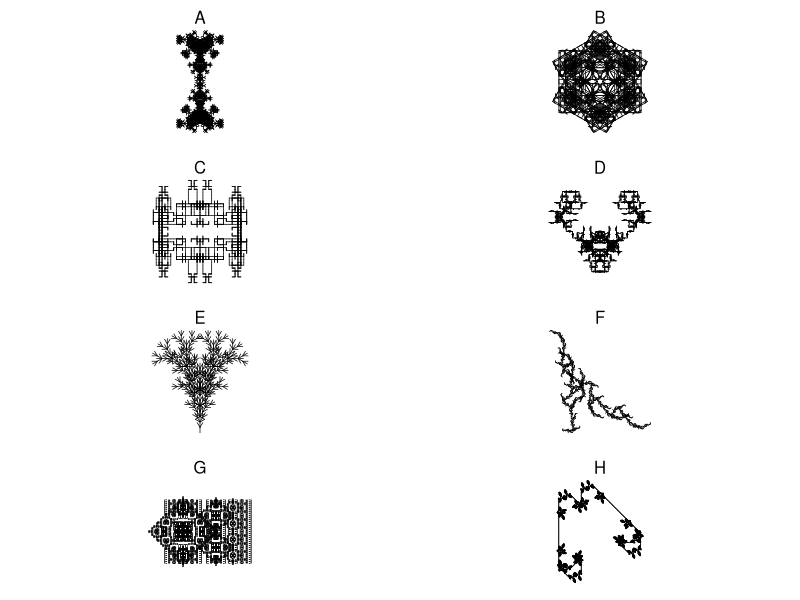

Here is the R script that generated this plot:
## ---- chunk 1
g1 = list("A",
          list("A"="B-A-B",
               "B"="A+B+A"),
          6,
          60)
g2 = list("A",
          list("A"="A[+A][-A]B",
               "B"="[--B][++B]A"),
          5,
          30)
g3 = list("A",
          list("A"="-B+B+B+B+B+B",
               "B"="B[--CCA][-CCA]B",
               "C"="CC"),
          5,
          60)
g4 = list("A",
          list("A"="[----AAB][--AAB][++AAB]AAB",
               "B"="[-C][+C][--C][++C][---C][+++C]",
               "C"="CAB"),
          3,
          45)

g5 = list("A",
          list("A"="[-AAB][--AAB][+AAB][++AAB]AAB",
               "B"="[-C][+C][--C][++C]CA",
               "C"="CC"),
          3,
          72)

g6 = list("A",
          list("A"="-B+B+B+B+B+B",
               "B"="BB[-CCA]",
               "C"="CC"),
          5,
          60)

g7 = list("A",
          list("A"="B+B+B+B+B",
               "B"="[-CCA]BB",
               "C"="CC"),
          5,
          72)

g8 = list("A++++A",
          list("A"="+A-B-B[B]",
               "B"="-B+A+A[A]"),
          5,
          45)

g9 = list("A++A",
          list("A"="AB[-A][+A]",
               "B"="A"),
          6,
          90)

g10 = list("A+++A+++A+++A",
          list("A"="B--B",
               "B"="AA+++AA"),
          7,
          30)

g11 = list("A",
           list("A"="AB",
                "B"="A[++C][--C]",
                "C"="C[+C][-C]A"),
           7,
           45)

g12 = list("A",
           list("A"="X[-A][+A]AA",
                "X"="XX"),
           5,
           60)

g13 = list("A",
           list("A"="X[-A][+A]A",
                "X"="XX"),
           6,
           60)

g14 = list("A++++++.A",
           list("A"="B+B+B+B+B+B+B",
                "B"="B[-CCA][+CCA]",
                "C"="CC"),
           5,
           30)

g15 = list("A",
           list("A"="ABA",
                "B"="[-BAB][+BAB]"),
           6,
           90)

g16 = list("AA",
           list("A"="ABA",
                "B"="C[-BAB][+BAB]",
                "C"="CC"),
           5,
           90)

g17 = list("AA",
           list("A"="B-AA-B",
                "B"="A+B+A"),
                6,
                45)

g18 = list("AA",
           list("A"="B-AA-B",
                "B"="AB+B+A"),
                5,
                90)

g19 = list("AA",
           list("A"="B-AA-B",
                "B"="AB+B+AB"),
                5,
                90)

g20 = list("A++A++A++A",
           list("A"="B-CAC-B",
                "B"="AB-BA",
                "C"="CC"),
                5,
                135)

g21 = list("A+++A",
           list("A"="BC",
                "B"="B[+C][-C]",
                "C"="CAD",
                "D"="DD[+D+D][-D-D]"),
                5,
                60)

g22 = list("A",
           list("A"="B-ABA-B",
                "B"="A+B+A"),
           6,
           72)

g23 = list("A",
           list("A"="B-ABA-B",
                "B"="A+B+A"),
           6,
           90)

g24 = list("A",
           list("A"="B-ABA-B",
                "B"="A+B+A"),
           6,
           120)

g25 = list("A",
           list("A"="B-ABA-B",
                "B"="A+B+A"),
           6,
           108)

g26 = list("A",
           list("A"="B-ABA-B",
                "B"="A+B+A"),
           4,
           135)

g27 = list("A++A++A++A",
           list("A"="B-ABA-B",
                "B"="A+BB+A"),
           4,
           135)

g28 = list("A",
           list("A"="A[+A][-A]B",
                "B"="A[--B][++B]B"),
           6,
           108)

g29 = list("A",
           list("A"="A[+A][-A]A[+B][-B]",
                "B"="A[--B][++B]B"),
           5,
           60)

g30 = list("A",
           list("A"="A[+A][-A]A[+B][-B]",
                "B"="A[--B][++B]B"),
           5,
           20)

g31 = list("A",
           list("A"="A[+A][-A]A[+B][-B]",
                "B"="A[----B][++++B]B"),
           5,
           45)

g32 = list("A",
           list("A"="A[++A][--A]A[+B][-B]",
                "B"="A[----B][++++B]B"),
           5,
           45)

g33 = list("A",
           list("A"="B++B++B++B++B",
                "B"="B[-CCC-CC-CCA][----CC-CCB]B",
                "C"="CC"),
           5,
           36)

g34 = list("A",
           list("A"="B++A++A++B",
                "B"="AB[A-CC-CC-CCA]BA",
                "C"="CC"),
           5,
           90)

g35 = list("A++++XA",
           list("A"="AA[-B][+B]B",
                "B"="[---ABC][+++ABC]",
                "C"="A[-CB][+CB]",
                "X"="XX"),
           5,
           45)

g36 = list("A+++XA",
           list("A"="AA[-B][+B]B",
                "B"="[--ABC][++ABC]",
                "C"="A[-CB][+CB]",
                "X"="XX"),
           5,
           60)

g37 = list("[A]+[A]+[A]+[A]+[A]+[A]",
           list("A"="AA[-B][+B]B",
                "B"="[-ABC][+ABC]",
                "C"="A[-CB][+CB]"),
           4,
           60)

g38 = list("[A]+[A]+[A]+[A]+[A]",
           list("A"="AA[-B][+B]B",
                "B"="[-ABC][+ABC]",
                "C"="A[-CB][+CB]"),
           4,
           72)

g39 = list("[A]+[A]+[A]+[A]",
           list("A"="AA[-B][+B]B",
                "B"="[-ABC][+ABC]",
                "C"="A[-CB][+CB]"),
           4,
           90)

g40 = list("[A]+[A]+[A]",
           list("A"="AA[-B][+B]B",
                "B"="[-ABC][+ABC]",
                "C"="A[-CB][+CB]"),
           4,
           120)

g41 = list("A",
           list("A"="C[+CA][CCCA][-CA]",
                "C"="CC"),
           6,
           45)

g42 = list("A",
           list("A"="C[+CA][CCCCB][-CA]",
                "B"="[++A][--A]",
                "C"="CC"),
           6,
           45)

g43 = list("[A]--[A]--[A]--[A]",
           list("A"="C[+CB][CCA][-CB]",
                "B"="CCC[+++A][---A]",
                "C"="CA"),
           4,
           45)

g44 = list("A",
           list("A"="A[-DB][+DB]C",
                "B"="DC[++DA][--DA]B",
                "C"="[+++D][---D]A",
                "D"="DD"),
           6,
           40)

g45 = list("[A]+++[A]+++[A]",
           list("A"="A[---XB][-XB][+XB][+++XB]",
                "B"="XB[++XA][--XA]XA",
                "X"="XX"),
           4,
           40)

g46 = list("[A]+++[A]+++[A]",
           list("A"="A[---XB][-XB][+XB][+++XB]",
                "B"="XB[++XA][--XA]A",
                "X"="XX"),
           4,
           40)

g47 = list("A",
           list("A"="[---B][-B][+B][+++B]",
                "B"="BD[++DA][--DA]B",
                "D"="DD"),
           5,
           45)

g48 = list("A------A",
           list("A"="[---B][-B][+B][+++B]",
                "B"="BD[++DA][--DA]B",
                "D"="DD"),
           5,
           30)

g49 = list("A+A++++++A+A",
           list("A"="[---B][-B][+B][+++B]",
                "B"="BD[++DA][--DA]B",
                "D"="DD"),
           4,
           30)

g50 = list("A--A--A",
           list("A"="A[-A]A"),
           6,
           60)

g51 = list("B---A",
           list("A"="A[-AB]A",
                "B"="B[+BA]B"),
           5,
           60)

g52 = list("[A][B]",
           list("A"="[-XBA]A",
                "B"="[+XAB]B",
                "X"="XX"),
           6,
           30)

g53 = list("[A][B]",
           list("A"="C[-A-B]A",
                "B"="C[+B+A]B",
                "C"="CC"),
           5,
           30)

g54 = list("[+A][-B]",
           list("A"="[-CA-CB]A",
                "B"="[+CB+CA]B",
                "C"="CC"),
           7,
           30)

g55 = list("[+A][-B]",
           list("A"="[-CA-CB]A",
                "B"="[+CB+CA]B",
                "C"="CC"),
           6,
           90)

g56 = list("[+A][-B]",
           list("A"="[-CA-CB]A",
                "B"="[+CB+CA]B",
                "C"="CC"),
           6,
           120)

g57 = list("[+A][-B]",
           list("A"="[-CA-CB]A",
                "B"="[+CB+CA]B",
                "C"="CC"),
           6,
           150)

g58 = list("[+A][-B]",
           list("A"="[-CA-CB]CA",
                "B"="[+CB+CA]CB",
                "C"="CC"),
           6,
           150)

g59 = list("A",
           list("A"="XXX-B+BB+BB+BB+B",
                "X"="XX",
                "B"="B[-XXA]B"),
           4,
           90)

g60 = list("A",
           list("A"="XX[BBB+BB+B]A",
                "X"="XX",
                "B"="B[-XA][+XA]B"),
           4,
           30)

g61 = list("A",
           list("A"="XX[B+BB+BB+BB+B]",
                "X"="XX",
                "B"="BA"),
           6,
           90)

g62 = list("A",
           list("A"="XXX[B+BB+BB+B]",
                "X"="XX",
                "B"="BA"),
           6,
           120)

g63 = list("A",
           list("A"="X[-B+BB+BB+BB+BB+BB+B]",
                "X"="XX",
                "B"="X[+A-AA-AA-AA-AA-AA-A]"),
           3,
           10)

g64 = list("A",
           list("A"="B[-A][+A]",
                "B"="[DA][--DA][++DA]",
                "D"="DD"),
           7,
           60)

g65 = list("X",
           list("F"="FF",
                "X"="F[+XXF+F][-XXF-F]FXX"),
           4,
           30)

g66 = list("X",
           list("F"="FF",
                "X"="FF[+XFF+XF][-XFF-XF]FXX"),
           4,
           30)

g67 = list("X",
           list("F"="FF",
                "X"="FF[+XFFX+XF][-XFFX-XF]FXXFX"),
           3,
           30)

g68 = list("A",
           list("A"="AA[-B][+B]B",
                "B"="B[-ABC][+ABC]",
                "C"="C[-CBA][+CBA]"),
           4,
           60)

g69 = list("A",
           list("A"="A[-BC][+BC]BC",
                "B"="BB[-ABC][+ABC]",
                "C"="CCC[-CBA][+CBA]"),
           4,
           60)

g70 = list("GA",
           list("A"="[---BC][+++BC]",
                "B"="F[--AC][++AC]",
                "C"="FF[-BA][+BA]",
                "F"="FF",
                "G"="F"),
           5,
           15)

g71 = list("GA",
           list("A"="[---BC][+++BC]",
                "B"="[--AC][++AC]",
                "C"="FF[-BA][+BA]",
                "F"="FF",
                "G"="F"),
           5,
           15)

g72 = list("[A]------------[A]",
           list("A"="[---BC][+++BC]",
                "B"="[--AC][++AC]",
                "C"="F[-BA][+BA]",
                "F"="FF"),
           5,
           15)

g73 = list("C",
           list("A"="F[---BC][+++BC]",
                "B"="F[-CA][+CA]",
                "C"="[-AB][+AB]",
                "F"="FF"),
           6,
           15)

g74 = list("A",
           list("A"="ADB",
                "B"="[-CA][+CA]",
                "C"="[+C[-A][+A]][-C[-A][+A]]",
                "D"="E",
                "E"="AA"),
           7,
           30)

g75 = list("ABA",
           list("A"="+B--A--B+",
                "B"="-A+BCB+A-",
                "C"="CC"),
           7,
           45)

g76 = list("AAAAA",
           list("A"="B--A--B",
                "B"="A+BCB+A",
                "C"="CC"),
           5,
           72)

g77 = list("ABA",
           list("A"="A+AA+B+AA+A",
                "B"="B-B-A-B-B"),
           4,
           22)

g78 = list("A+A+A+A",
           list("A"="C[++CB][--CB]",
                "B"="C-BAB+C",
                "C"="CAB"),
           6,
           90)

g79 = list("AAAAA",
           list("A"="A+B+A",
                "B"="CC-[+CA][-CA]-B",
                "C"="CC"),
           6,
           108)

g80 = list("AA",
           list("A"="A++B-C-B++A",
                "B"="B--A+C+A--B",
                "C"="CC"),
           6,
           45)

g81 = list("AAAA",
           list("A"="A++B-C-B++A",
                "B"="B--A+C+A--B",
                "C"="CCC"),
           5,
           45)

g82 = list("-A++A",
           list("A"="A++B-C-B++A",
                "B"="B--A+C+A--B",
                "C"="CCC"),
           5,
           45)

g83 = list("-A",
           list("A"="A++B-C-B++A",
                "B"="B--A+C+A--B",
                "C"="CCC"),
           5,
           45)


g84 = list("AAA",
           list("A"="A++B-C-B++A",
                "B"="B--A+C+A--B",
                "C"="CC"),
           6,
           60)

g85 = list("A",
           list("A"="+B-AA-B+",
                "B"="-A+BB+A-"),
           3,
           108)

g86 = list("A",
           list("A"="+B-ACA-ACA-B+",
                "B"="-A+BCB+BCB+A-",
                "C"="CCC"),
           5,
           135)

g87 = list("A",
           list("A"="+BAA-ABA-AAB+",
                "B"="-A+B[-C]B+A-",
                "C"="CCCC[A][+A][-A][--A]"),
           4,
           90)

g88 = list("A",
           list("A"="+B-AA-AA-B+",
                "B"="-A+BB+BB+A-"),
           5,
           30)

g89 = list("A",
           list("A"="+B-ACA-ACA-B+",
                "B"="-A+BCB+BCB+A-",
                "C"="CCC"),
           5,
           60)

g90 = list("A",
           list("A"="+B-ACA-ACA-B+",
                "B"="-A+BCB+BCB+A-",
                "C"="CCC"),
           5,
           108)

g91 = list("-A",
           list("A"="+B-AA-B+",
                "B"="-A+BB+A-"),
           5,
           90)

g92 = list("A",
           list("A"="+B-AAA-B+",
                "B"="-A+BBB+A-"),
           5,
           120)

g93 = list("AA",
           list("A"="+B-AAA-B+",
                "B"="-A+BBB+A-"),
           5,
           108)

g94 = list("AA",
           list("A"="+B-ABA-B+",
                "B"="-A+BAB+A-"),
           5,
           108)

g95 = list("A",
           list("A"="+BB-ABA-BB+",
                "B"="-AA+BAB+AA-"),
           5,
           90)

g96 = list("A",
           list("A"="+BA-ABA-AB+",
                "B"="-AB+BAB+BA-"),
           5,
           90)

g97 = list("A",
           list("A"="+BA-A--B--A-AB+",
                "B"="-AB+B++A++B+BA-"),
           5,
           60)

g98 = list("A",
           list("A"="+BA-A--A--A-AB+",
                "B"="-AB+B++B++B+BA-"),
           5,
           120)

g99 = list("A",
           list("A"="+BA-B--A--B-AB+",
                "B"="-AB+A++B++A+BA-"),
           5,
           72)

g99 = list("A",
           list("A"="+AA-B--A--B-AA+",
                "B"="-BB+A++B++A+BB-"),
           5,
           120)

g100= list("A",
           list("A"="+BA--AA--AB+",
                "B"="-AB++BB++BA-"),
           5,
           30)

g101= list("A",
           list("A"="+++BA----ABA----AB+++",
                "B"="---AB++++BAB++++BA---"),
           5,
           45)

g102= list("A",
           list("A"="+++BA----ABA----AB+++",
                "B"="---AB++++BAB++++BA---"),
           4,
           50)

g103= list("A",
           list("A"="+++BA----ABA----AB+++",
                "B"="---AB++++BAB++++BA---"),
           5,
           50)

g104= list("A",
           list("A"="CAA[--CAB][++CAB]",
                "B"="C[-CC-CA][+CC+CA]",
                "C"="CC"),
           5,
           100)

g105= list("A",
           list("A"="CAA[--CAB][++CAB]",
                "B"="C[-CC-CA][+CC+CA]",
                "C"="CC"),
           5,
           90)

g106= list("A",
           list("A"="+BA+A-ABA-A+AB+",
                "B"="+BA-B--B-AB+"),
           4,
           90)

g107 = list("-A",
           list("A"="+BA+A-ABA-A+AB+",
                "B"="+BBA-B--B-ABB+"),
           4,
           90)

g108 = list("A",
           list("A"="+BA+A-ABA-A+AB+",
                "B"="+BBA-B--B-ABB+"),
           3,
           45)

g109 = list("A",
           list("A"="+BA+A-ABA-A+AB+",
                "B"="+BBA-B--B-ABB+"),
           4,
           69)

g110 = list("BB",
           list("A"="+BA+A-ABA-A+AB+",
                "B"="+BBA-B--B-ABB+"),
           4,
           69)

g111= list("BB",
           list("A"="+BA+A-ABBA-A+AB+",
                "B"="+BBA-B--B-ABB+"),
           4,
           45)

g112 = list("BABA",
           list("A"="+BA+A-ABBA-A+AB+",
                "B"="+BBA-B--B-ABB+"),
           3,
           45)

g113 = list("AAAA",
           list("A"="+BA+A-ABCBA-A+AB+",
                "B"="+BBA-B-CCCC-B-ABB+",
                "C"="CCCCC"),
           3,
           45)

g114 = list("A",
           list("A"="+BA+ABCBA+AB+",
                "B"="-C+++BACAB+++C-",
                "C"="CC"),
           5,
           108)

g115= list("A",
           list("A"="+BA+ACCA+AB+",
                "B"="-C+++BACCAB+++C-",
                "C"="CC"),
           5,
           90)

g116= list("A",
           list("A"="+BAA-A-CC-A-AAB+",
                "B"="-C+++BAACAAB+++C-",
                "C"="CC"),
           4,
           10)

g117= list("AAAAAA",
           list("A"="+BACA-A-CC-A-ACAB+",
                "B"="-AC+++BAACCCAAB+++CA-",
                "C"="CC"),
           3,
           150)

g118= list("A--A",
           list("A"="+B-CAC-B+",
                "B"="-A+B+A-",
                "C"="CC"),
           6,
           90)

g119= list("A++A",
           list("A"="+B-CAC-B+",
                "B"="-A+BB+A-",
                "C"="CC"),
           6,
           90)

g120= list("A++A++A++A",
           list("A"="+B-CAC-B+",
                "B"="-A++BB++A-",
                "C"="CC"),
           6,
           45)

g121= list("A-A-A-A-A-A-A-A",
           list("A"="+B-CAC-B+",
                "B"="-A++BB++A-",
                "C"="CC"),
           6,
           45)           

g122= list("A-A-A-A",
           list("A"="+B-A-B+",
                "B"="-A++B+C+B++A-",
                "C"="CC"),
           6,
           90)

g123= list("A+A+A+A",
           list("A"="+B-ABCBA-B+",
                "B"="-A++B+B++A-",
                "C"="CC"),
           5,
           90)

g124= list("A",
           list("A"="+B-ACA-B+",
                "B"="-A++CB+BC++A-",
                "C"="CC"),
           6,
           90)

g125= list("A",
           list("A"="+BX-AA-XB+",
                "B"="-AX+B+XA-",
                "X"="XX"),
           7,
           90)

g126= list("A",
           list("A"="+BX-AA-XB+",
                "B"="-AXB+B+BXA-",
                "X"="XX"),
           6,
           90)

g127= list("B",
           list("A"="+B-AXA-B+",
                "B"="-BA+BAB+AB-",
                "X"="XX"),
           5,
           135)

g128= list("AA",
           list("A"="+B-A+X+A-B+",
                "B"="-BA+BAXAB+AB-",
                "X"="XX"),
           4,
           90)

g129= list("A-A-A",
           list("A"="+B-A+X+A-B+",
                "B"="-BA+BAXAB+AB-",
                "X"="XX"),
           4,
           120)

g130= list("A++++A",
           list("A"="[+BCC][-BCC]",
                "B"="B[-CA][+CA]",
                "C"="CCA"),
           5,
           45)

g131= list("A++++A++++A",
           list("A"="[+BCC][-BCC]",
                "B"="B[-CA][+CA]",
                "C"="CCA"),
           5,
           30)

g132= list("A+A+A",
           list("A"="[+BCC][-BCC]",
                "B"="B[-CA][+CA]",
                "C"="CCA"),
           5,
           72)

g133= list("B",
            list("A"="[+DBC][-DBC][+++DBC]",
                 "B"="[-BA][+BA]",
                 "C"="AB",
                 "D"="XX",
                 "X"="XX"),
            6,
            120)

g134= list("B",
            list("A"="[++XXBC][--XXBC][++++XXBC]",
                 "B"="[-BA][+BA]",
                 "C"="AB",
                 "X"="XX"),
            6,
            45)

g135= list("A++++++A",
            list("A"="+B-AXBXA-B+",
                 "B"="-A+BXAXB+A-",
                 "X"="XX"),
            5,
            150)

g136= list("A++++A",
            list("A"="+B-AXBBXA-B+",
                 "B"="-A+BXAXB+A-",
                 "X"="XX"),
            5,
            135)

g137= list("A++++A",
            list("A"="+B-AXBBXA-B+",
                 "B"="-A+BXAAXB+A-",
                 "X"="XX"),
            3,
            135)

g138= list("AAAA",
            list("A"="+B-AXBACABXA-B+",
                 "B"="-A+BXA+C+AXB+A-",
                 "C"="C+C",
                 "X"="XXX"),
            4,
            90)

g139= list("A+A+A+A",
            list("A"="+B-AXBACABXA-B+",
                 "B"="-A+BXA+C+AXB+A-",
                 "C"="CC",
                 "X"="XXX"),
            4,
            90)

g140= list("A+A+A+A+A+A",
            list("A"="+B-AXB---ACA---BXA-B+",
                 "B"="-A++BXA+C+AXB++A-",
                 "C"="C+C",
                 "X"="XXX"),
            3,
            60)

g141= list("A++A",
            list("A"="+BA-ACA-BA+",
                 "B"="-AB+CBABC+BA-",
                 "C"="CCC"),
            4,
            90)

g142= list("A+A+A+A",
            list("A"="+BA-ACA-BA+",
                 "B"="-AB+CBAAABC+BA-",
                 "C"="CCCC"),
            4,
            90)

g143= list("A",
            list("A"="+BA-ACA-AB+",
                 "B"="-AB+BCB+BA-",
                 "C"="CCC"),
            5,
            90)

g144= list("AA",
           list("A"="+B-AXB---ACA---BXA-B+",
                "B"="-A++BXA+C+AXB++A-",
                "C"="C+C",
                "X"="XXX"),
           3,
           60)

g145= list("AAAAAA",
           list("A"="+B-AXB---ACA---BXA-B+",
                "B"="-A++BXA+++C+++AXB++A-",
                "C"="CC+CC",
                "X"="++BAX+C+XAB++"),
           3,
           60)

g146= list("AAAA",
           list("A"="+B++ACA++B+",
                "B"="-A--BCB--A-",
                "C"="CC"),
           5,
           45)

g147= list("A--A",
           list("A"="+B++ACA++B+",
                "B"="-A--BCB--A-",
                "C"="C+ABA+C"),
           5,
           45)

g148= list("B--B",
           list("A"="+B++A-DCD-A++B+",
                "B"="-AD--BCB--DA-",
                "C"="C+ADBDA+C",
                "D"="DD"),
           4,
           90)

g149= list("A",
           list("A"="+B++A-XCX-A++B+",
                "B"="-AX--BCB--XA-",
                "C"="C+AXBXA+C",
                "X"="XDX",
                "D"="DD"),
           5,
           90)

g150= list("A",
           list("A"="AXB+C+BXA",
                "B"="C--BAB--C",
                "C"="B+D-A-D+B",
                "X"="XX",
                "D"="DD"),
           5,
           72)

g151= list("A",
           list("A"="AXB+C+BXA",
                "B"="C--BAB--C",
                "C"="B+D-A-D+B",
                "X"="XX",
                "D"="DD"),
           4,
           45)

g152= list("A",
           list("A"="AXB+C+BXA",
                "B"="C--BAB--C",
                "C"="B+D-A-D+B",
                "X"="XX",
                "D"="DD"),
           5,
           108)

g153= list("A",
           list("A"="ADB+D+BDA",
                "B"="C-DAD-C",
                "C"="B+A-D-A+B",
                "D"="DD"),
           5,
           60)

g154= list("A",
           list("A"="[-CB][+CB][CB][--CB]",
                "B"="D+B-D-B+D",
                "C"="CC",
                "D"="B-D+A+D-B"),
           6,
           90)

g155= list("A",
           list("A"="A--B--A",
                "B"="B+C+B",
                "C"="CA+AC"),
           5,
           60)

g156= list("A",
           list("A"="A--CBC--A",
                "B"="B+C+B",
                "C"="-CA+AC-"),
           6,
           90)

g157= list("A",
           list("A"="A--CBC--A",
                "B"="B+C+B",
                "C"="-CB+BC-"),
           6,
           90)

g158= list("A",
           list("A"="A--CBC--A",
                "B"="B+A+B",
                "C"="-CB+BC-"),
           7,
           90)

g159= list("A",
           list("A"="C--ABA--C",
                "B"="B+C+B",
                "C"="-CA+AC-"),
           6,
           120)

g160= list("CCC",
           list("A"="C--ABA--C",
                "B"="B+C+B",
                "C"="-CA+AC-"),
           5,
           120)

g161= list("A",
           list("A"="C--ABA--C",
                "B"="BA+C+AB",
                "C"="-BCA+ACB-"),
           5,
           170)

g162= list("A-A-A",
           list("A"="C--ABA--C",
                "B"="BA+C+AB",
                "C"="-BCA+ACB-"),
           4,
           150)

g163= list("A",
           list("A"="C--A++B++A--C",
                "B"="BA+C+AB",
                "C"="-B-CA+AC-B-"),
           5,
           60)

g164= list("AAAAAAAA",
           list("A"="C--A++B++A--C",
                "B"="BA+C+AB",
                "C"="-B-CA+AC-B-"),
           4,
           45)

g165= list("A++A++A++A",
           list("A"="C--AA++B++AA--C",
                "B"="BA+C+AB",
                "C"="-B-CA++AC-B-"),
           4,
           45)

g166= list("AAA",
           list("A"="C--AA++B++AA--C",
                "B"="BA+C+AB",
                "C"="-B-CA++AC-B-"),
           4,
           30)

g167= list("AA",
           list("A"="C--AA+B+AA--C",
                "B"="BA+C+AB",
                "C"="-B-CA++AC-B-"),
           4,
           30)

g168= list("AA",
           list("A"="C--ABA+B+ABA--C",
                "B"="BA+C+AB",
                "C"="-B-CA++AC-B-"),
           4,
           30)

g169= list("AAAAAA",
           list("A"="C--ABA+B+ABA--C",
                "B"="BA+C+AB",
                "C"="-B-CA++AC-B-"),
           3,
           30)

g170= list("A",
           list("A"="A--ACB+C+BCA--A",
                "B"="BA+++C+++AB",
                "C"="-B--A+C+A--B-"),
           4,
           30)

g171= list("AA",
           list("A"="A--ACB+C+BCA--A",
                "B"="BA+++C+++AB",
                "C"="-B--A+C+A--B-"),
           4,
           174)

g172= list("AAAA",
           list("A"="A--ACB+C+BCA--A",
                "B"="BA+++C+++AB",
                "C"="-B--A+C+A--B-"),
           4,
           165)

goodies = list(g1,g2,g3,g4,g5,g6,g7,g8,g9,g10,g11,g12,g13,g14,g15,g16,g17,g18,g19,g20,g21,g22,g23,g24,g25,g26,g27,g28,g29,g30,g31,g32,g33,g34,g35,g36,g37,g38,g39,g40,g41,g42,g43,g44,g45,g46,g47,g48,g49,g50,g51,g52,g53,g54,g55,g56,g57,g58,g59,g60,g61,g62,g63,g64,g65,g66,g67,g68,g69,g70,g71,g72,g73,g74,g75,g76,g77,g78,g79,g80,g81,g82,g83,g84,g85,g86,g87,g88,g89,g90,g91,g92,g93,g94,g95,g96,g97,g98,g99,g100,g101,g102,g103,g104,g105,g106,g107,g108,g109,g110,g111,g112,g113,g114,g115,g116,g117,g118,g119,g120,g121,g122,g123,g124,g125,g126,g127,g128,g129,g130,g131,g132,g133,g134,g135,g136,g137,g138,g139,g140,g141,g142,g143,g144,g145,g146,g147,g148,g149,g150,g151,g152,g153,g154,g155,g156,g157,g158,g159,g160,g161,g162,g163,g164,g165,g166,g167,g168,g169,g170,g171,g172)


showrules = function(g){
    rules = g[[2]]
    pr = paste0("`",names(rules)," > ",rules,"`",collapse="\\\n")
    return(pr)
}

initial_angle = 90  
line_color = "black"
line_width = 1
bg_color = "white"

getstr = function(start,rules,n){
    st = start
    for(jj in 1:n){
        st2 = ""
        for(i in 1:nchar(st)){
            ch = substr(st,i,i)
            if(!is.null(rules[[ch]])){
                st2 = paste0(st2,rules[[ch]],collapse="")
            } else {
                st2 = paste0(st2,ch,collapse="")
            }
        }
        st = st2
    }
    return(st)
}
getxyc = function(string="AA+AA+AA+A+A",angle=pi/2,angle_initial=pi/2,col="blue"){
    switch = 1
    d = angle_initial
    x = 0
    y = 0
    xl = c(x)
    yl = c(y)
    cols = numeric()
    dsave = numeric()
    xsave = numeric()
    ysave = numeric()
    for(i in 1:nchar(string)){
        ch = substr(string,i,i)
        cn = as.integer(charToRaw(ch))
        if(cn>=as.integer(charToRaw("A")) && cn<=as.integer(charToRaw("L"))){
            cols = c(cols,col)
            x = x+cos(d)
            y = y+sin(d)
            xl = c(xl,x)
            yl = c(yl,y)
        }
        if(cn>=as.integer(charToRaw("M")) && cn<=as.integer(charToRaw("Z"))){
            cols = c(cols,"NA")
            x = x+cos(d)
            y = y+sin(d)
            xl = c(xl,x)
            yl = c(yl,y)
        }
        if(cn==as.integer(charToRaw("["))){
            dsave = c(dsave,d)
            xsave = c(xsave,x)
            ysave = c(ysave,y)
        }
        if(cn==as.integer(charToRaw("]"))){
            cols = c(cols,"NA")
            x = xsave[length(xsave)]
            y = ysave[length(ysave)]
            d = dsave[length(dsave)]
            if(length(xsave)>1){
                xsave = xsave[1:(length(xsave)-1)]
                ysave = ysave[1:(length(ysave)-1)]
                dsave = dsave[1:(length(dsave)-1)]
            } else {
                xsave = numeric()
                ysave = numeric()
                dsave = numeric()
            }
            xl = c(xl,x)
            yl = c(yl,y)
        }
        if(cn==as.integer(charToRaw("-"))){
            d = d+angle*switch
        }
        if(cn==as.integer(charToRaw("+"))){
            d = d-angle*switch
        }
        if(cn==as.integer(charToRaw("."))){
            switch = switch*(-1)
        }
    }
    xwid = max(xl)-min(xl)
    ywid = max(yl)-min(yl)
    xmid = (max(xl)+min(xl))/2
    ymid = (max(yl)+min(yl))/2
    wid = max(c(xwid,ywid))
    x2 = (xl-xmid)/wid*2
    y2 = (yl-ymid)/wid*2
    return(list(x2,y2,cols))
}
makeplot = function(xyc,lwd=1){
    x = xyc[[1]]
    y = xyc[[2]]
    c = xyc[[3]]
    plot(0,0,"n",xlim=c(-1,1),ylim=c(-1,1),axes=F,ann=F)
    for(i in 2:length(x)){
        lines(c(x[i-1],x[i]),c(y[i-1],y[i]),col=c[i-1],lwd=lwd)
    }
}

ng = length(goodies)
gs = sample(1:length(goodies),8)
gc = sample(gs,1)
sol = paste0(1*(gs==gc),collapse="")

## ---- chunk 2
cat(showrules(goodies[[gc]]))
## ---- chunk 3
par(mfrow=c(4,2),pty="s",mar=c(1,1.5,2,1.5))
jj = 0
for(i in gs){
    jj = jj+1
    s = getstr(goodies[[i]][[1]],goodies[[i]][[2]],goodies[[i]][[3]])
    angle = goodies[[i]][[4]]
    xyc = getxyc(s,angle/180*pi,angle_initial=initial_angle/180*pi,col=line_color)
    makeplot(xyc,lwd=0.7)
    mtext(LETTERS[jj],3)
}
## ---- chunk 4
GG = goodies[[gs[1]]]
## ---- chunk 5
cat(showrules(GG))
## ---- chunk 6
GG = goodies[[gs[2]]]
## ---- chunk 7
cat(showrules(GG))
## ---- chunk 8
GG = goodies[[gs[3]]]
## ---- chunk 9
cat(showrules(GG))
## ---- chunk 10
GG = goodies[[gs[4]]]
## ---- chunk 11
cat(showrules(GG))
## ---- chunk 12
GG = goodies[[gs[5]]]
## ---- chunk 13
cat(showrules(GG))
## ---- chunk 14
GG = goodies[[gs[6]]]
## ---- chunk 15
cat(showrules(GG))
## ---- chunk 16
GG = goodies[[gs[7]]]
## ---- chunk 17
cat(showrules(GG))
## ---- chunk 18
GG = goodies[[gs[8]]]
## ---- chunk 19
cat(showrules(GG))
